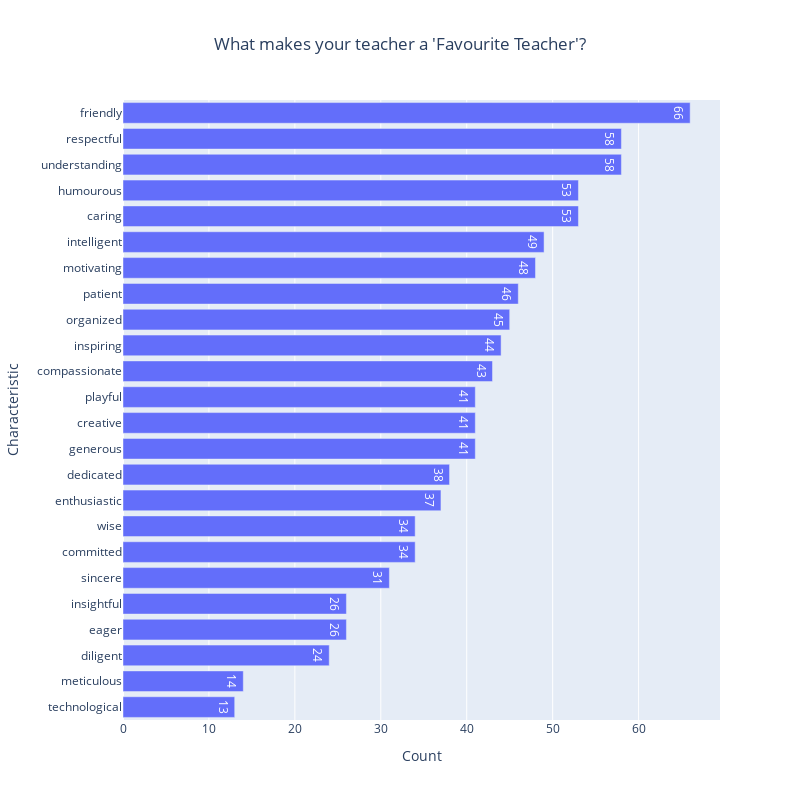

Here is the notebook cell this chart was saved with:
### Code cell
bar = px.bar(count_df, x="Count", y="Characteristic", 
             title="What makes your teacher a 'Favourite Teacher'?", text_auto='.2s')
bar.update_layout(width=800, height=800, title=dict(x=0.5))
bar.show()

### Figure 1 — Plotly figure (JSON) as saved in the notebook; plotly's stock layout.template omitted (floating-point values rounded to 4 significant figures)
{"data": [{"alignmentgroup": "True", "hovertemplate": "Count=%{x}<br>Characteristic=%{y}<extra></extra>", "legendgroup": "", "marker": {"color": "#636efa", "pattern": {"shape": ""}}, "name": "", "offsetgroup": "", "orientation": "h", "showlegend": false, "textposition": "auto", "texttemplate": "%{x:.2s}", "type": "bar", "x": [13, 14, 24, 26, 26, 31, 34, 34, 37, 38, 41, 41, 41, 43, 44, 45, 46, 48, 49, 53, 53, 58, 58, 66], "xaxis": "x", "y": ["technological", "meticulous", "diligent", "eager", "insightful", "sincere", "committed", "wise", "enthusiastic", "dedicated", "generous", "creative", "playful", "compassionate", "inspiring", "organized", "patient", "motivating", "intelligent", "caring", "humourous", "understanding", "respectful", "friendly"], "yaxis": "y"}], "layout": {"barmode": "relative", "height": 800, "legend": {"tracegroupgap": 0}, "title": {"text": "What makes your teacher a 'Favourite Teacher'?", "x": 0.5}, "width": 800, "xaxis": {"anchor": "y", "autorange": true, "domain": [0, 1], "range": [0, 69.47], "title": {"text": "Count"}, "type": "linear"}, "yaxis": {"anchor": "x", "autorange": true, "domain": [0, 1], "range": [-0.5, 23.5], "title": {"text": "Characteristic"}, "type": "category"}}}
